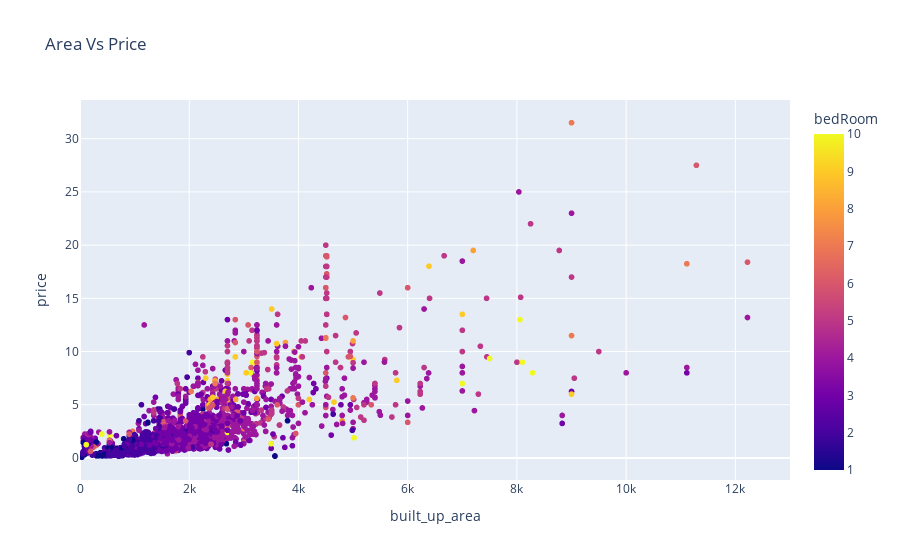

Notebook code for this chart:
### Code cell
fig = px.scatter(df, x="built_up_area", y="price", color="bedRoom", title="Area Vs Price")
fig.update_xaxes(range=[0, 13000])
# Show the plot
fig.show()

### Figure 1 — Plotly figure (JSON) as saved in the notebook; plotly's stock layout.template omitted (floating-point values rounded to 4 significant figures; data arrays with more than 128 entries replaced by an {"elided": "..."} marker saying what was removed)
{"data": [{"hovertemplate": "built_up_area=%{x}<br>price=%{y}<br>bedRoom=%{marker.color}<extra></extra>", "legendgroup": "", "marker": {"color": {"elided": "3553 int values"}, "coloraxis": "coloraxis", "symbol": "circle"}, "mode": "markers", "name": "", "showlegend": false, "type": "scattergl", "x": {"elided": "3553 float values"}, "xaxis": "x", "y": {"elided": "3553 float values"}, "yaxis": "y"}], "layout": {"coloraxis": {"colorbar": {"title": {"text": "bedRoom"}}, "colorscale": [[0, "#0d0887"], [0.1111, "#46039f"], [0.2222, "#7201a8"], [0.3333, "#9c179e"], [0.4444, "#bd3786"], [0.5556, "#d8576b"], [0.6667, "#ed7953"], [0.7778, "#fb9f3a"], [0.8889, "#fdca26"], [1, "#f0f921"]]}, "legend": {"tracegroupgap": 0}, "title": {"text": "Area Vs Price"}, "xaxis": {"anchor": "y", "domain": [0, 1], "range": [0, 13000], "title": {"text": "built_up_area"}}, "yaxis": {"anchor": "x", "domain": [0, 1], "title": {"text": "price"}}}}
